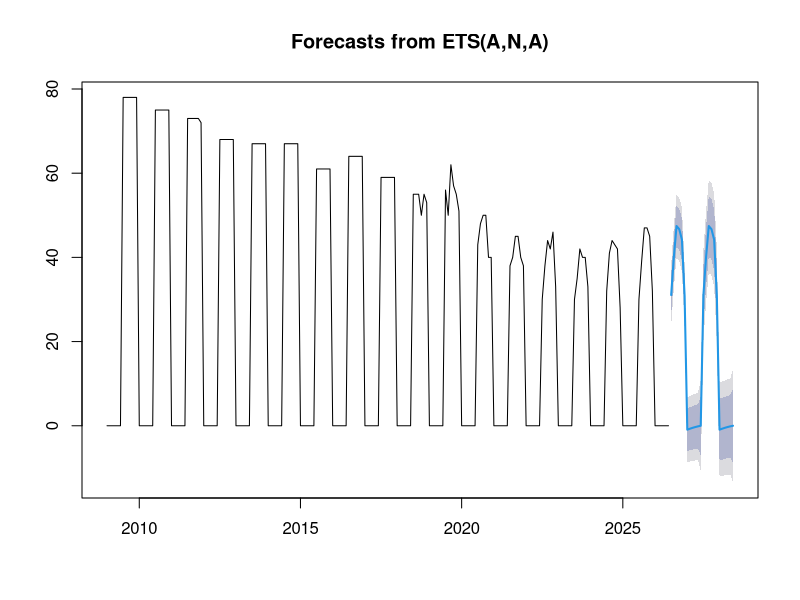

The R script that drew this image:
library(forecast)
library(ggplot2)
library(lubridate)
library(readxl)

# Read the data
data <- read_excel("Mauritius.xlsx", sheet = "Mauritius_Copy", skip = 1)

# Extract relevant columns
sel_data <- data[, c("Month", "Production")]

# Prepare time series data
ts_data <- ts(sel_data$Production,
              start = c(year(sel_data$Month[1]), month(sel_data$Month[1])),
              frequency = 12)

# Decompose the time series
decomposed_data <- decompose(ts_data, "multiplicative")

# Fit ETS model
ets_model <- ets(ts_data)
print(ets_model)
print(accuracy(ets_model))
print(coef(ets_model))
print(summary(ets_model))
# Forecast with ETS
forecast_horizon <- 2 * 12  # Forecast for 2 years (assuming monthly data)
forecast_mauritius_production <- forecast(ets_model, h = forecast_horizon)

# Print the forecast
print(forecast_mauritius_production)

# Plot the forecast
plot(forecast_mauritius_production)

file_path <- "forecast_mauritius_ets_production_2026_2028.csv"

# Save the forecast to a CSV file
write.csv(forecast_mauritius_production, file = file_path, row.names = TRUE)